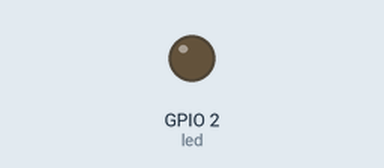
Simulated run of this sketch. Board: ESP32. Parts: output pins drawn as LEDs (lit = HIGH). WiFi joins after 1.5 s; servers stay silent unless stated; what the sketch prints to the serial monitor is not drawn.

Above: at 6.5 s.
At 39.6 s:
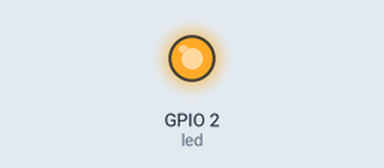
Timing chart, 0 to 40.0 s (numbered marks = the images above):
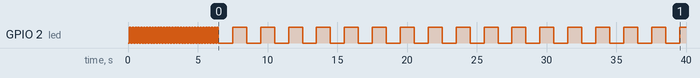

The sketch:

WiFiBasicV2.ino
```cpp
/*
  การเชื่อมต่อ WiFi ด้วย ESP32 หากเชื่อมต่อไม่ได้ ไฟในบอร์ดจะกระพริบถี่ๆ
  หากเชื่อมต่อได้ ไฟในบอร์ดจะกระพริบช้าๆ
*/

#include <WiFi.h>
#define led 2            //ESP32 LED_BUILTIN

const char* ssid = "UTIN"; //ชื่อของไวไฟ
const char* password = "UT00816701279"; //รหัสผ่านของไวไฟ

bool WiFiConnect = false;

void setup() {
  Serial.begin(115200);

  pinMode(led, OUTPUT);

}

void loop() {

  /* เชื่อมต่อ WiFi เมื่อสถานะ WiFi Disconnected */
  static unsigned long WiFiReconnectTimer;
  if ((WiFi.status() != WL_CONNECTED)) {
    if ((millis() - WiFiReconnectTimer) > 5000) {
      WiFiReconnectTimer = millis();
      WiFi.begin(ssid, password);
      WiFiConnect = false;
      Serial.print("Connecting to "); Serial.println(ssid);
    }
  }else {
    WiFiConnect = true;
  } // จบ  WiFi Connect


  if (WiFiConnect){
    /* LED กระพริบ */
    static unsigned long interval = millis();
    if (interval < millis()) {
      static int ledstat = 1;
      interval = millis() + 1000;
      ledstat = !ledstat;
      digitalWrite(led, ledstat);
    }
  }
  else {
    static unsigned long interval = millis();
    if (interval < millis()) {
      static int ledstat = 1;
      interval = millis() + 100;
      ledstat = !ledstat;
      digitalWrite(led, ledstat);
    }
  } // จบโค้ดการเชื่อต่อไวไฟ LED กระพริบ
}
```

Measured:
- by itself, GPIO 2 (led): goes 31 × (HIGH 0.10 s, LOW 0.10 s), HIGH 0.10 s, 16 × (LOW 1.0 s, HIGH 1.0 s), LOW 1.0 s, then HIGH
